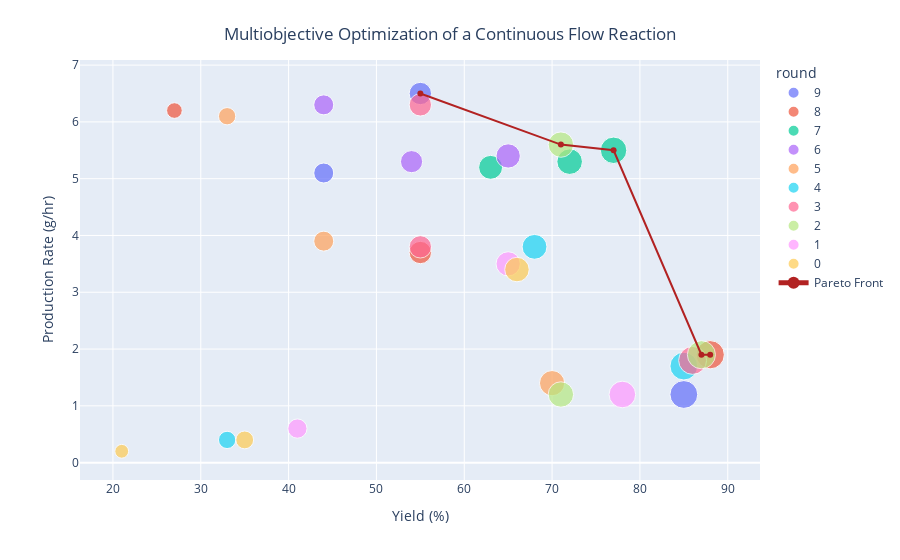

Write notebook code for a chart like this one.
### Code cell
#View plots
plot_pareto_frontier(pareto_x, pareto_y)

### Figure 1 — Plotly figure (JSON) as saved in the notebook; plotly's stock layout.template omitted (floating-point values rounded to 4 significant figures)
{"data": [{"customdata": [[138, 43, 0.48], [138, 41, 0.33], [138, 39, 0.655]], "hovertemplate": "round=9<br>Yield (%)=%{marker.size}<br>Production Rate (g/hr)=%{y}<br>temperature=%{customdata[0]}<br>time=%{customdata[1]}<br>stoichiometry=%{customdata[2]}<extra></extra>", "legendgroup": "9", "marker": {"color": "#636efa", "size": [55, 85, 44], "sizemode": "area", "sizeref": 0.22, "symbol": "circle"}, "mode": "markers", "name": "9", "orientation": "v", "showlegend": true, "type": "scatter", "x": [55, 85, 44], "xaxis": "x", "y": [6.5, 1.2, 5.1], "yaxis": "y"}, {"customdata": [[138, 21, 0.605], [138, 19, 0.655], [135, 43, 0.48]], "hovertemplate": "round=8<br>Yield (%)=%{marker.size}<br>Production Rate (g/hr)=%{y}<br>temperature=%{customdata[0]}<br>time=%{customdata[1]}<br>stoichiometry=%{customdata[2]}<extra></extra>", "legendgroup": "8", "marker": {"color": "#EF553B", "size": [55, 27, 88], "sizemode": "area", "sizeref": 0.22, "symbol": "circle"}, "mode": "markers", "name": "8", "orientation": "v", "showlegend": true, "type": "scatter", "x": [55, 27, 88], "xaxis": "x", "y": [3.7, 6.2, 1.9], "yaxis": "y"}, {"customdata": [[135, 43, 0.43], [135, 43, 0.33], [135, 35, 0.655]], "hovertemplate": "round=7<br>Yield (%)=%{marker.size}<br>Production Rate (g/hr)=%{y}<br>temperature=%{customdata[0]}<br>time=%{customdata[1]}<br>stoichiometry=%{customdata[2]}<extra></extra>", "legendgroup": "7", "marker": {"color": "#00cc96", "size": [63, 77, 72], "sizemode": "area", "sizeref": 0.22, "symbol": "circle"}, "mode": "markers", "name": "7", "orientation": "v", "showlegend": true, "type": "scatter", "x": [63, 77, 72], "xaxis": "x", "y": [5.2, 5.5, 5.3], "yaxis": "y"}, {"customdata": [[135, 27, 0.58], [135, 27, 0.505], [135, 27, 0.455]], "hovertemplate": "round=6<br>Yield (%)=%{marker.size}<br>Production Rate (g/hr)=%{y}<br>temperature=%{customdata[0]}<br>time=%{customdata[1]}<br>stoichiometry=%{customdata[2]}<extra></extra>", "legendgroup": "6", "marker": {"color": "#ab63fa", "size": [65, 54, 44], "sizemode": "area", "sizeref": 0.22, "symbol": "circle"}, "mode": "markers", "name": "6", "orientation": "v", "showlegend": true, "type": "scatter", "x": [65, 54, 44], "xaxis": "x", "y": [5.4, 5.3, 6.3], "yaxis": "y"}, {"customdata": [[135, 23, 0.655], [132, 37, 0.405], [129, 43, 0.455]], "hovertemplate": "round=5<br>Yield (%)=%{marker.size}<br>Production Rate (g/hr)=%{y}<br>temperature=%{customdata[0]}<br>time=%{customdata[1]}<br>stoichiometry=%{customdata[2]}<extra></extra>", "legendgroup": "5", "marker": {"color": "#FFA15A", "size": [44, 70, 33], "sizemode": "area", "sizeref": 0.22, "symbol": "circle"}, "mode": "markers", "name": "5", "orientation": "v", "showlegend": true, "type": "scatter", "x": [44, 70, 33], "xaxis": "x", "y": [3.9, 1.4, 6.1], "yaxis": "y"}, {"customdata": [[129, 5, 0.38], [126, 13, 0.505], [117, 41, 0.48]], "hovertemplate": "round=4<br>Yield (%)=%{marker.size}<br>Production Rate (g/hr)=%{y}<br>temperature=%{customdata[0]}<br>time=%{customdata[1]}<br>stoichiometry=%{customdata[2]}<extra></extra>", "legendgroup": "4", "marker": {"color": "#19d3f3", "size": [33, 68, 85], "sizemode": "area", "sizeref": 0.22, "symbol": "circle"}, "mode": "markers", "name": "4", "orientation": "v", "showlegend": true, "type": "scatter", "x": [33, 68, 85], "xaxis": "x", "y": [0.4, 3.8, 1.7], "yaxis": "y"}, {"customdata": [[117, 37, 0.48], [117, 37, 0.355], [117, 35, 0.63]], "hovertemplate": "round=3<br>Yield (%)=%{marker.size}<br>Production Rate (g/hr)=%{y}<br>temperature=%{customdata[0]}<br>time=%{customdata[1]}<br>stoichiometry=%{customdata[2]}<extra></extra>", "legendgroup": "3", "marker": {"color": "#FF6692", "size": [86, 55, 55], "sizemode": "area", "sizeref": 0.22, "symbol": "circle"}, "mode": "markers", "name": "3", "orientation": "v", "showlegend": true, "type": "scatter", "x": [86, 55, 55], "xaxis": "x", "y": [1.8, 3.8, 6.3], "yaxis": "y"}, {"customdata": [[114, 43, 0.455], [114, 43, 0.38], [114, 41, 0.555]], "hovertemplate": "round=2<br>Yield (%)=%{marker.size}<br>Production Rate (g/hr)=%{y}<br>temperature=%{customdata[0]}<br>time=%{customdata[1]}<br>stoichiometry=%{customdata[2]}<extra></extra>", "legendgroup": "2", "marker": {"color": "#B6E880", "size": [87, 71, 71], "sizemode": "area", "sizeref": 0.22, "symbol": "circle"}, "mode": "markers", "name": "2", "orientation": "v", "showlegend": true, "type": "scatter", "x": [87, 71, 71], "xaxis": "x", "y": [1.9, 1.2, 5.6], "yaxis": "y"}, {"customdata": [[102, 23, 0.405], [78, 23, 0.48], [54, 41, 0.58]], "hovertemplate": "round=1<br>Yield (%)=%{marker.size}<br>Production Rate (g/hr)=%{y}<br>temperature=%{customdata[0]}<br>time=%{customdata[1]}<br>stoichiometry=%{customdata[2]}<extra></extra>", "legendgroup": "1", "marker": {"color": "#FF97FF", "size": [78, 65, 41], "sizemode": "area", "sizeref": 0.22, "symbol": "circle"}, "mode": "markers", "name": "1", "orientation": "v", "showlegend": true, "type": "scatter", "x": [78, 65, 41], "xaxis": "x", "y": [1.2, 3.5, 0.6], "yaxis": "y"}, {"customdata": [[54, 41, 0.48], [45, 29, 0.605], [45, 7, 0.655]], "hovertemplate": "round=0<br>Yield (%)=%{marker.size}<br>Production Rate (g/hr)=%{y}<br>temperature=%{customdata[0]}<br>time=%{customdata[1]}<br>stoichiometry=%{customdata[2]}<extra></extra>", "legendgroup": "0", "marker": {"color": "#FECB52", "size": [66, 35, 21], "sizemode": "area", "sizeref": 0.22, "symbol": "circle"}, "mode": "markers", "name": "0", "orientation": "v", "showlegend": true, "type": "scatter", "x": [66, 35, 21], "xaxis": "x", "y": [3.4, 0.4, 0.2], "yaxis": "y"}, {"line": {"color": "firebrick", "width": 2}, "name": "Pareto Front", "type": "scatter", "x": [88, 87, 77, 71, 55], "y": [1.9, 1.9, 5.5, 5.6, 6.5]}], "layout": {"legend": {"itemsizing": "constant", "title": {"text": "round"}, "tracegroupgap": 0}, "margin": {"t": 60}, "title": {"text": "Multiobjective Optimization of a Continuous Flow Reaction", "x": 0.5, "xanchor": "center", "y": 0.95, "yanchor": "top"}, "xaxis": {"anchor": "y", "domain": [0, 1], "title": {"text": "Yield (%)"}}, "yaxis": {"anchor": "x", "domain": [0, 1], "title": {"text": "Production Rate (g/hr)"}}}}
